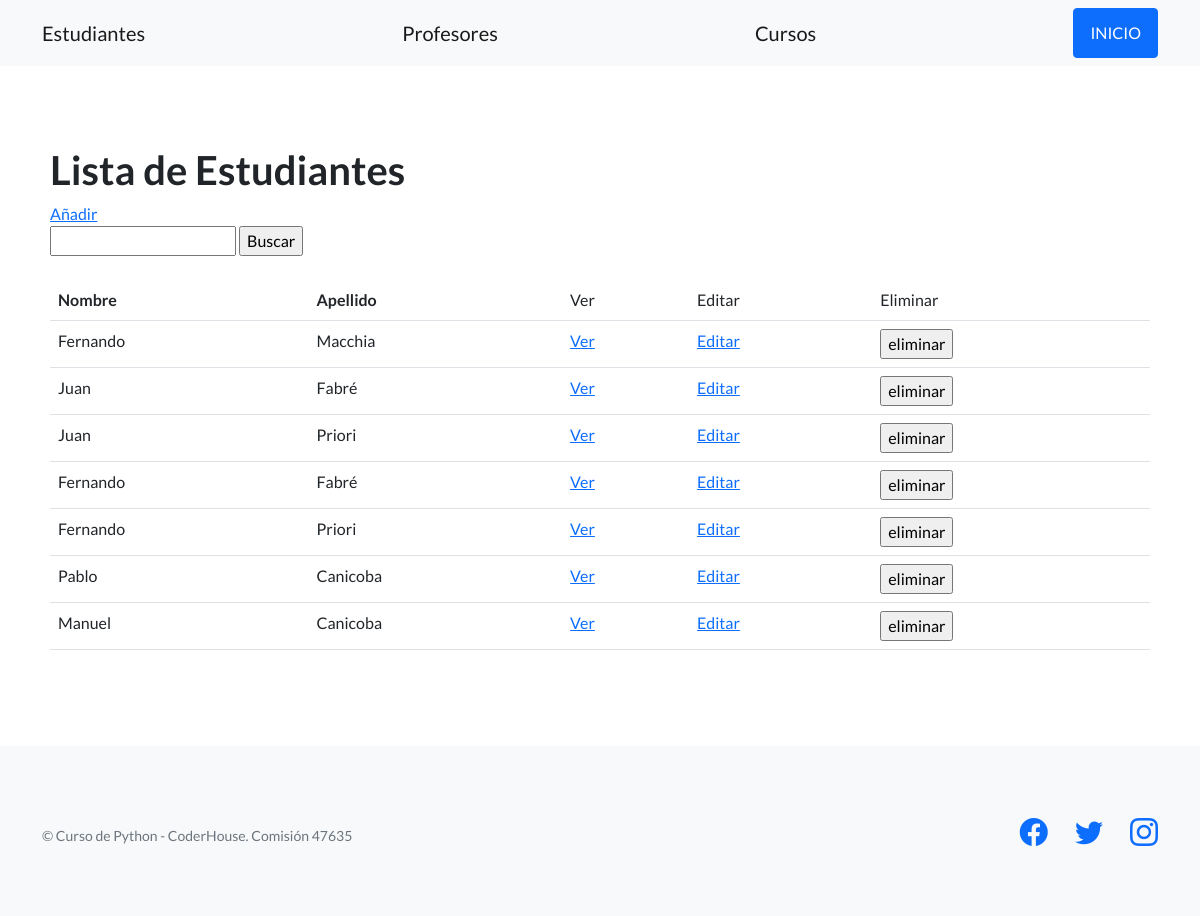
Screenshot of /plataforma/estudiantes/ with the database file from the repository.
### estudiantes/models.py (models this page shows, shortened)
class Estudiante(models.Model):
    nombre = models.CharField(max_length=256)
    apellido = models.CharField(max_length=256)
    dni = models.CharField(max_length=32)
    email = models.EmailField()
    fecha_nacimiento = models.DateField(null=True)
    comision = models.CharField(max_length=256)

### estudiantes/views.py (the view)
# urls.py: path('estudiantes/', listar_estudiantes, name="listar_estudiantes"),
def listar_estudiantes(request):
    contexto = {
        'estudiantes': Estudiante.objects.all()
    }
    return render(
        request=request,
        template_name='estudiantes/lista_estudiantes.html',
        context=contexto,
    )

### estudiantes/templates/estudiantes/lista_estudiantes.html (shortened to what this page needs)
{% extends "estudiantes/base.html" %}
{% block contenido %}
<h1>Lista de Estudiantes</h1>
<a href="{% url 'crear_estudiante' %}">Añadir</a>
<br>
<form action="{% url 'buscar_estudiante' %}" method="post">
  <input type="text" name="busqueda">
  <input type="submit" value="Buscar">
</form>
<br>
<table class="table">
  <tbody>
    <tr>
      <th>Nombre</th>
      <th>Apellido</th>
      <td>Ver</td>
      <td>Editar</td>
      <td>Eliminar</td>
    </tr>
    {% for estudiante in estudiantes %}
    <tr>
      <td>{{ estudiante.nombre }}</td>
      <td>{{ estudiante.apellido }}</td>
      <td>
        <a href="{% url 'ver_estudiante' estudiante.id %}">Ver</a>
      </td>
      <td>
        <a href="{% url 'editar_estudiante' estudiante.id %}">Editar</a>
      </td>
      <td>
        <form action="{% url 'eliminar_estudiante' estudiante.id %}" method="post">
          <input type="submit" value="eliminar"/>
        </form
      </td>
    </tr>
    {% endfor %}
  </tbody>
</table>
{% endblock contenido %}

### estudiantes/templates/estudiantes/base.html (shortened to what this page needs)
{% load static %}
<!DOCTYPE html>
<html lang="en">
    <head>
        <link href="https://cdn.jsdelivr.net/npm/bootstrap-icons@1.5.0/font/bootstrap-icons.css" rel="stylesheet" type="text/css" />
        <link href="{% static 'css/styles.css' %}" rel="stylesheet" />
    </head>
    <body>
        <nav class="navbar navbar-light bg-light static-top">
            <div class="container">
                <a class="navbar-brand" href="{% url 'listar_estudiantes' %}">Estudiantes</a>
                <a class="navbar-brand" href="{% url 'listar_profesores' %}">Profesores</a>
                <a class="navbar-brand" href="{% url 'listar_cursos' %}">Cursos</a>
                <a class="btn btn-primary" href="{% url 'inicio' %}">INICIO</a>
            </div>
        </nav>
        <section style="padding:80px 50px;">
            {% block contenido %}
            {% endblock contenido %}
        </section>
        <footer class="footer bg-light">
            <div class="container">
                <div class="row">
                    <div class="col-lg-6 h-100 text-center text-lg-start my-auto">
                        <p class="text-muted small mb-4 mb-lg-0">&copy; Curso de Python - CoderHouse. Comisión 47635
                    </div>
                    <div class="col-lg-6 h-100 text-center text-lg-end my-auto">
                        <ul class="list-inline mb-0">
                            <li class="list-inline-item me-4">
                                <a href="#!"><i class="bi-facebook fs-3"></i></a>
                            </li>
                            <li class="list-inline-item me-4">
                                <a href="#!"><i class="bi-twitter fs-3"></i></a>
                            </li>
                            <li class="list-inline-item">
                                <a href="#!"><i class="bi-instagram fs-3"></i></a>
                            </li>
                        </ul>
                    </div>
                </div>
            </div>
        </footer>
    </body>
</html>

### rows the page displays
Estudiante: nombre "Fernando", apellido "Macchia"
Estudiante: nombre "Juan", apellido "Fabré"
Estudiante: nombre "Juan", apellido "Priori"
Estudiante: nombre "Fernando", apellido "Fabré"
Estudiante: nombre "Fernando", apellido "Priori"
Estudiante: nombre "Pablo", apellido "Canicoba"
Estudiante: nombre "Manuel", apellido "Canicoba"
